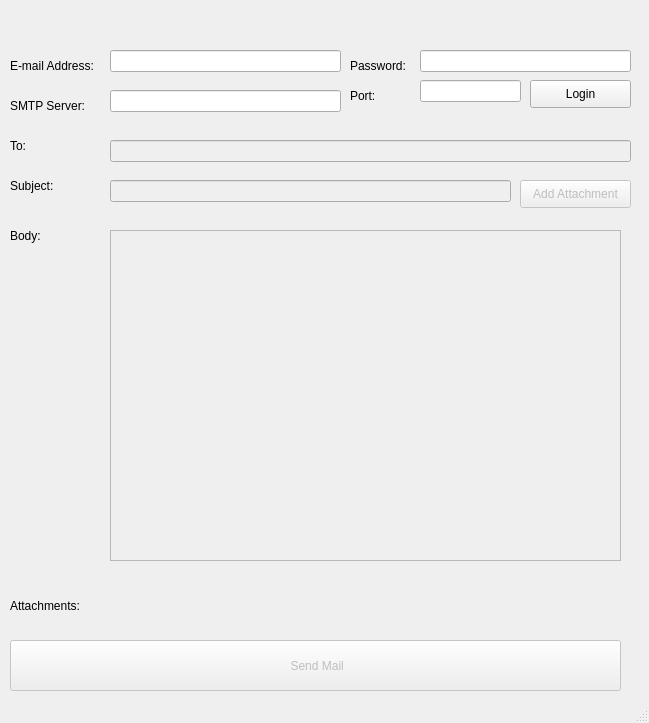
<?xml version="1.0" encoding="UTF-8"?>
<ui version="4.0">
 <class>MainWindow</class>
 <widget class="QMainWindow" name="MainWindow">
  <property name="geometry">
   <rect>
    <x>0</x>
    <y>0</y>
    <width>649</width>
    <height>723</height>
   </rect>
  </property>
  <property name="windowTitle">
   <string>MainWindow</string>
  </property>
  <widget class="QWidget" name="centralwidget">
   <widget class="QLabel" name="label">
    <property name="geometry">
     <rect>
      <x>10</x>
      <y>50</y>
      <width>101</width>
      <height>31</height>
     </rect>
    </property>
    <property name="text">
     <string>E-mail Address:</string>
    </property>
   </widget>
   <widget class="QLineEdit" name="lineEdit">
    <property name="geometry">
     <rect>
      <x>110</x>
      <y>50</y>
      <width>231</width>
      <height>22</height>
     </rect>
    </property>
   </widget>
   <widget class="QLabel" name="label_2">
    <property name="geometry">
     <rect>
      <x>350</x>
      <y>50</y>
      <width>101</width>
      <height>31</height>
     </rect>
    </property>
    <property name="text">
     <string>Password:</string>
    </property>
   </widget>
   <widget class="QLineEdit" name="lineEdit_2">
    <property name="geometry">
     <rect>
      <x>420</x>
      <y>50</y>
      <width>211</width>
      <height>22</height>
     </rect>
    </property>
    <property name="echoMode">
     <enum>QLineEdit::Password</enum>
    </property>
   </widget>
   <widget class="QLabel" name="label_3">
    <property name="geometry">
     <rect>
      <x>10</x>
      <y>90</y>
      <width>101</width>
      <height>31</height>
     </rect>
    </property>
    <property name="text">
     <string>SMTP Server:</string>
    </property>
   </widget>
   <widget class="QLineEdit" name="lineEdit_3">
    <property name="geometry">
     <rect>
      <x>110</x>
      <y>90</y>
      <width>231</width>
      <height>22</height>
     </rect>
    </property>
   </widget>
   <widget class="QLabel" name="label_4">
    <property name="geometry">
     <rect>
      <x>350</x>
      <y>80</y>
      <width>101</width>
      <height>31</height>
     </rect>
    </property>
    <property name="text">
     <string>Port:</string>
    </property>
   </widget>
   <widget class="QLineEdit" name="lineEdit_4">
    <property name="geometry">
     <rect>
      <x>420</x>
      <y>80</y>
      <width>101</width>
      <height>22</height>
     </rect>
    </property>
    <property name="echoMode">
     <enum>QLineEdit::Password</enum>
    </property>
   </widget>
   <widget class="QPushButton" name="pushButton">
    <property name="geometry">
     <rect>
      <x>530</x>
      <y>80</y>
      <width>101</width>
      <height>28</height>
     </rect>
    </property>
    <property name="text">
     <string>Login</string>
    </property>
   </widget>
   <widget class="QLabel" name="label_5">
    <property name="geometry">
     <rect>
      <x>10</x>
      <y>130</y>
      <width>31</width>
      <height>31</height>
     </rect>
    </property>
    <property name="text">
     <string>To:</string>
    </property>
   </widget>
   <widget class="QLineEdit" name="lineEdit_5">
    <property name="enabled">
     <bool>false</bool>
    </property>
    <property name="geometry">
     <rect>
      <x>110</x>
      <y>140</y>
      <width>521</width>
      <height>22</height>
     </rect>
    </property>
   </widget>
   <widget class="QLabel" name="label_6">
    <property name="geometry">
     <rect>
      <x>10</x>
      <y>170</y>
      <width>61</width>
      <height>31</height>
     </rect>
    </property>
    <property name="text">
     <string>Subject:</string>
    </property>
   </widget>
   <widget class="QLineEdit" name="lineEdit_6">
    <property name="enabled">
     <bool>false</bool>
    </property>
    <property name="geometry">
     <rect>
      <x>110</x>
      <y>180</y>
      <width>401</width>
      <height>22</height>
     </rect>
    </property>
   </widget>
   <widget class="QPushButton" name="pushButton_2">
    <property name="enabled">
     <bool>false</bool>
    </property>
    <property name="geometry">
     <rect>
      <x>520</x>
      <y>180</y>
      <width>111</width>
      <height>28</height>
     </rect>
    </property>
    <property name="text">
     <string>Add Attachment</string>
    </property>
   </widget>
   <widget class="QLabel" name="label_7">
    <property name="geometry">
     <rect>
      <x>10</x>
      <y>220</y>
      <width>61</width>
      <height>31</height>
     </rect>
    </property>
    <property name="text">
     <string>Body:</string>
    </property>
   </widget>
   <widget class="QTextEdit" name="textEdit">
    <property name="enabled">
     <bool>false</bool>
    </property>
    <property name="geometry">
     <rect>
      <x>110</x>
      <y>230</y>
      <width>511</width>
      <height>331</height>
     </rect>
    </property>
   </widget>
   <widget class="QLabel" name="label_8">
    <property name="geometry">
     <rect>
      <x>10</x>
      <y>590</y>
      <width>611</width>
      <height>31</height>
     </rect>
    </property>
    <property name="text">
     <string>Attachments:</string>
    </property>
   </widget>
   <widget class="QPushButton" name="pushButton_3">
    <property name="enabled">
     <bool>false</bool>
    </property>
    <property name="geometry">
     <rect>
      <x>10</x>
      <y>640</y>
      <width>611</width>
      <height>51</height>
     </rect>
    </property>
    <property name="text">
     <string> Send Mail</string>
    </property>
   </widget>
  </widget>
  <widget class="QStatusBar" name="statusbar"/>
 </widget>
 <resources/>
 <connections/>
</ui>
